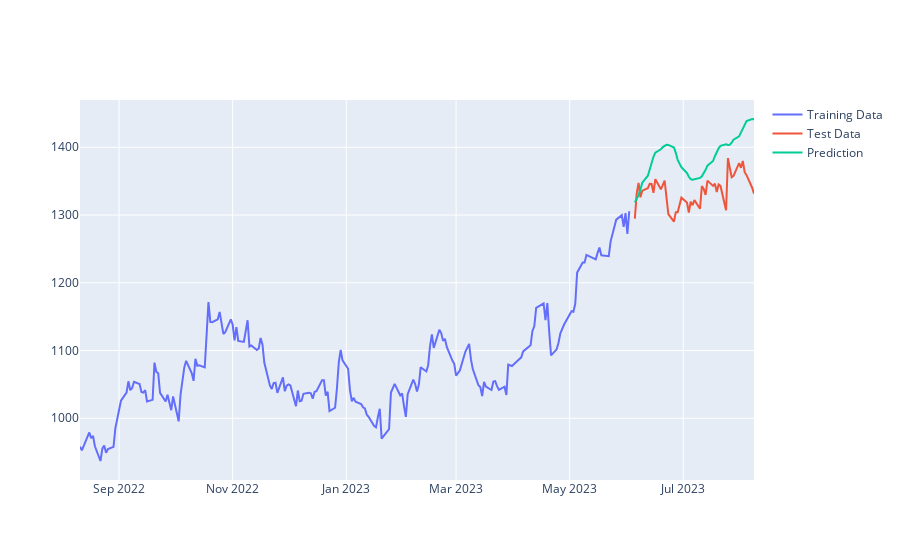

Write notebook code for a chart like this one.
### Code cell
fig = go.Figure()
fig.add_trace(go.Scatter(x=train_df.index,y=train_df['Close'],
                    mode='lines',
                    name='Training Data'))
fig.add_trace(go.Scatter(x=test_df.index,y=test_df['Close'],
                    mode='lines',
                    name='Test Data'))
fig.add_trace(go.Scatter(x=test_df.index,y=test_df['Predictions'],
                    mode='lines',
                    name='Prediction'))
